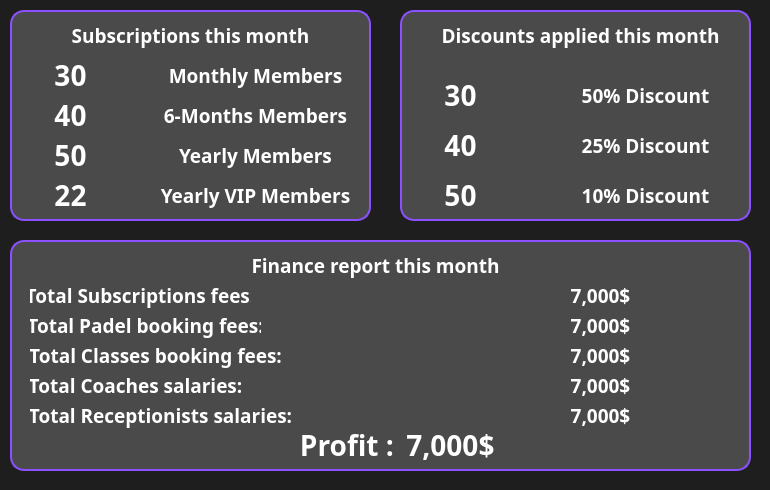
<?xml version="1.0" encoding="UTF-8"?>
<ui version="4.0">
 <class>Manager_DashboardClass</class>
 <widget class="QWidget" name="Manager_DashboardClass">
  <property name="geometry">
   <rect>
    <x>0</x>
    <y>0</y>
    <width>770</width>
    <height>490</height>
   </rect>
  </property>
  <property name="windowTitle">
   <string>Form</string>
  </property>
  <property name="styleSheet">
   <string notr="true">QWidget#Manager_DashboardClass{background-color:#1e1e1e;}</string>
  </property>
  <widget class="QWidget" name="subscriptionsWidget" native="true">
   <property name="geometry">
    <rect>
     <x>10</x>
     <y>10</y>
     <width>361</width>
     <height>211</height>
    </rect>
   </property>
   <property name="styleSheet">
    <string notr="true">QWidget#subscriptionsWidget{
	background-color: #4A4A4A;
    border: 2px solid #8B50FF ;
    border-radius: 14px;
}</string>
   </property>
   <widget class="QLabel" name="subsTitle">
    <property name="geometry">
     <rect>
      <x>0</x>
      <y>10</y>
      <width>361</width>
      <height>31</height>
     </rect>
    </property>
    <property name="font">
     <font>
      <family>Futura</family>
      <pointsize>14</pointsize>
      <bold>true</bold>
     </font>
    </property>
    <property name="styleSheet">
     <string notr="true">background-color: transparent;
color: white;
</string>
    </property>
    <property name="text">
     <string>Subscriptions this month</string>
    </property>
    <property name="alignment">
     <set>Qt::AlignmentFlag::AlignCenter</set>
    </property>
   </widget>
   <widget class="QLabel" name="MonthCounter">
    <property name="geometry">
     <rect>
      <x>-10</x>
      <y>50</y>
      <width>141</width>
      <height>31</height>
     </rect>
    </property>
    <property name="font">
     <font>
      <family>Futura</family>
      <pointsize>21</pointsize>
      <bold>true</bold>
     </font>
    </property>
    <property name="styleSheet">
     <string notr="true">background-color: transparent;
color: white;
</string>
    </property>
    <property name="text">
     <string>30</string>
    </property>
    <property name="alignment">
     <set>Qt::AlignmentFlag::AlignCenter</set>
    </property>
   </widget>
   <widget class="QLabel" name="MonthLabel">
    <property name="geometry">
     <rect>
      <x>140</x>
      <y>50</y>
      <width>211</width>
      <height>31</height>
     </rect>
    </property>
    <property name="font">
     <font>
      <family>Futura</family>
      <pointsize>14</pointsize>
      <bold>true</bold>
     </font>
    </property>
    <property name="styleSheet">
     <string notr="true">background-color: transparent;
color: white;
</string>
    </property>
    <property name="text">
     <string>Monthly Members</string>
    </property>
    <property name="alignment">
     <set>Qt::AlignmentFlag::AlignCenter</set>
    </property>
   </widget>
   <widget class="QLabel" name="sixMonthLabel">
    <property name="geometry">
     <rect>
      <x>140</x>
      <y>90</y>
      <width>211</width>
      <height>31</height>
     </rect>
    </property>
    <property name="font">
     <font>
      <family>Futura</family>
      <pointsize>14</pointsize>
      <bold>true</bold>
     </font>
    </property>
    <property name="styleSheet">
     <string notr="true">background-color: transparent;
color: white;
</string>
    </property>
    <property name="text">
     <string>6-Months Members</string>
    </property>
    <property name="alignment">
     <set>Qt::AlignmentFlag::AlignCenter</set>
    </property>
   </widget>
   <widget class="QLabel" name="YearLabel">
    <property name="geometry">
     <rect>
      <x>140</x>
      <y>130</y>
      <width>211</width>
      <height>31</height>
     </rect>
    </property>
    <property name="font">
     <font>
      <family>Futura</family>
      <pointsize>14</pointsize>
      <bold>true</bold>
     </font>
    </property>
    <property name="styleSheet">
     <string notr="true">background-color: transparent;
color: white;
</string>
    </property>
    <property name="text">
     <string>Yearly Members</string>
    </property>
    <property name="alignment">
     <set>Qt::AlignmentFlag::AlignCenter</set>
    </property>
   </widget>
   <widget class="QLabel" name="sixMonthCounter">
    <property name="geometry">
     <rect>
      <x>-10</x>
      <y>90</y>
      <width>141</width>
      <height>31</height>
     </rect>
    </property>
    <property name="font">
     <font>
      <family>Futura</family>
      <pointsize>21</pointsize>
      <bold>true</bold>
     </font>
    </property>
    <property name="styleSheet">
     <string notr="true">background-color: transparent;
color: white;
</string>
    </property>
    <property name="text">
     <string>40</string>
    </property>
    <property name="alignment">
     <set>Qt::AlignmentFlag::AlignCenter</set>
    </property>
   </widget>
   <widget class="QLabel" name="YearCounter">
    <property name="geometry">
     <rect>
      <x>-10</x>
      <y>130</y>
      <width>141</width>
      <height>31</height>
     </rect>
    </property>
    <property name="font">
     <font>
      <family>Futura</family>
      <pointsize>21</pointsize>
      <bold>true</bold>
     </font>
    </property>
    <property name="styleSheet">
     <string notr="true">background-color: transparent;
color: white;
</string>
    </property>
    <property name="text">
     <string>50</string>
    </property>
    <property name="alignment">
     <set>Qt::AlignmentFlag::AlignCenter</set>
    </property>
   </widget>
   <widget class="QLabel" name="VIPCounter">
    <property name="geometry">
     <rect>
      <x>-10</x>
      <y>170</y>
      <width>141</width>
      <height>31</height>
     </rect>
    </property>
    <property name="font">
     <font>
      <family>Futura</family>
      <pointsize>21</pointsize>
      <bold>true</bold>
     </font>
    </property>
    <property name="styleSheet">
     <string notr="true">background-color: transparent;
color: white;
</string>
    </property>
    <property name="text">
     <string>22</string>
    </property>
    <property name="alignment">
     <set>Qt::AlignmentFlag::AlignCenter</set>
    </property>
   </widget>
   <widget class="QLabel" name="VIPLabel">
    <property name="geometry">
     <rect>
      <x>140</x>
      <y>170</y>
      <width>211</width>
      <height>31</height>
     </rect>
    </property>
    <property name="font">
     <font>
      <family>Futura</family>
      <pointsize>14</pointsize>
      <bold>true</bold>
     </font>
    </property>
    <property name="styleSheet">
     <string notr="true">background-color: transparent;
color: white;
</string>
    </property>
    <property name="text">
     <string>Yearly VIP Members</string>
    </property>
    <property name="alignment">
     <set>Qt::AlignmentFlag::AlignCenter</set>
    </property>
   </widget>
  </widget>
  <widget class="QWidget" name="discountsWidget" native="true">
   <property name="geometry">
    <rect>
     <x>400</x>
     <y>10</y>
     <width>351</width>
     <height>211</height>
    </rect>
   </property>
   <property name="styleSheet">
    <string notr="true">QWidget#discountsWidget{
	background-color: #4A4A4A;
    border: 2px solid #8B50FF ;
    border-radius: 14px;
}</string>
   </property>
   <widget class="QLabel" name="discountTitle">
    <property name="geometry">
     <rect>
      <x>0</x>
      <y>10</y>
      <width>361</width>
      <height>31</height>
     </rect>
    </property>
    <property name="font">
     <font>
      <family>Futura</family>
      <pointsize>14</pointsize>
      <bold>true</bold>
     </font>
    </property>
    <property name="styleSheet">
     <string notr="true">background-color: transparent;
color: white;
</string>
    </property>
    <property name="text">
     <string>Discounts applied this month</string>
    </property>
    <property name="alignment">
     <set>Qt::AlignmentFlag::AlignCenter</set>
    </property>
   </widget>
   <widget class="QLabel" name="halfCounter">
    <property name="geometry">
     <rect>
      <x>-10</x>
      <y>70</y>
      <width>141</width>
      <height>31</height>
     </rect>
    </property>
    <property name="font">
     <font>
      <family>Futura</family>
      <pointsize>21</pointsize>
      <bold>true</bold>
     </font>
    </property>
    <property name="styleSheet">
     <string notr="true">background-color: transparent;
color: white;
</string>
    </property>
    <property name="text">
     <string>30</string>
    </property>
    <property name="alignment">
     <set>Qt::AlignmentFlag::AlignCenter</set>
    </property>
   </widget>
   <widget class="QLabel" name="halfLabel">
    <property name="geometry">
     <rect>
      <x>140</x>
      <y>70</y>
      <width>211</width>
      <height>31</height>
     </rect>
    </property>
    <property name="font">
     <font>
      <family>Futura</family>
      <pointsize>14</pointsize>
      <bold>true</bold>
     </font>
    </property>
    <property name="styleSheet">
     <string notr="true">background-color: transparent;
color: white;
</string>
    </property>
    <property name="text">
     <string>50% Discount</string>
    </property>
    <property name="alignment">
     <set>Qt::AlignmentFlag::AlignCenter</set>
    </property>
   </widget>
   <widget class="QLabel" name="quarterLabel">
    <property name="geometry">
     <rect>
      <x>140</x>
      <y>120</y>
      <width>211</width>
      <height>31</height>
     </rect>
    </property>
    <property name="font">
     <font>
      <family>Futura</family>
      <pointsize>14</pointsize>
      <bold>true</bold>
     </font>
    </property>
    <property name="styleSheet">
     <string notr="true">background-color: transparent;
color: white;
</string>
    </property>
    <property name="text">
     <string>25% Discount</string>
    </property>
    <property name="alignment">
     <set>Qt::AlignmentFlag::AlignCenter</set>
    </property>
   </widget>
   <widget class="QLabel" name="tenthLabel">
    <property name="geometry">
     <rect>
      <x>140</x>
      <y>170</y>
      <width>211</width>
      <height>31</height>
     </rect>
    </property>
    <property name="font">
     <font>
      <family>Futura</family>
      <pointsize>14</pointsize>
      <bold>true</bold>
     </font>
    </property>
    <property name="styleSheet">
     <string notr="true">background-color: transparent;
color: white;
</string>
    </property>
    <property name="text">
     <string>10% Discount</string>
    </property>
    <property name="alignment">
     <set>Qt::AlignmentFlag::AlignCenter</set>
    </property>
   </widget>
   <widget class="QLabel" name="quarterCounter">
    <property name="geometry">
     <rect>
      <x>-10</x>
      <y>120</y>
      <width>141</width>
      <height>31</height>
     </rect>
    </property>
    <property name="font">
     <font>
      <family>Futura</family>
      <pointsize>21</pointsize>
      <bold>true</bold>
     </font>
    </property>
    <property name="styleSheet">
     <string notr="true">background-color: transparent;
color: white;
</string>
    </property>
    <property name="text">
     <string>40</string>
    </property>
    <property name="alignment">
     <set>Qt::AlignmentFlag::AlignCenter</set>
    </property>
   </widget>
   <widget class="QLabel" name="tenthCounter">
    <property name="geometry">
     <rect>
      <x>-10</x>
      <y>170</y>
      <width>141</width>
      <height>31</height>
     </rect>
    </property>
    <property name="font">
     <font>
      <family>Futura</family>
      <pointsize>21</pointsize>
      <bold>true</bold>
     </font>
    </property>
    <property name="styleSheet">
     <string notr="true">background-color: transparent;
color: white;
</string>
    </property>
    <property name="text">
     <string>50</string>
    </property>
    <property name="alignment">
     <set>Qt::AlignmentFlag::AlignCenter</set>
    </property>
   </widget>
  </widget>
  <widget class="QWidget" name="reportWidget" native="true">
   <property name="geometry">
    <rect>
     <x>10</x>
     <y>240</y>
     <width>741</width>
     <height>231</height>
    </rect>
   </property>
   <property name="styleSheet">
    <string notr="true">QWidget#reportWidget{
	background-color: #4A4A4A;
    border: 2px solid #8B50FF ;
    border-radius: 14px;
}</string>
   </property>
   <widget class="QLabel" name="reportTitle">
    <property name="geometry">
     <rect>
      <x>0</x>
      <y>10</y>
      <width>731</width>
      <height>31</height>
     </rect>
    </property>
    <property name="font">
     <font>
      <family>Futura</family>
      <pointsize>14</pointsize>
      <bold>true</bold>
     </font>
    </property>
    <property name="styleSheet">
     <string notr="true">background-color: transparent;
color: white;
</string>
    </property>
    <property name="text">
     <string>Finance report this month</string>
    </property>
    <property name="alignment">
     <set>Qt::AlignmentFlag::AlignCenter</set>
    </property>
   </widget>
   <widget class="QLabel" name="subFeesLabel">
    <property name="geometry">
     <rect>
      <x>20</x>
      <y>40</y>
      <width>221</width>
      <height>31</height>
     </rect>
    </property>
    <property name="font">
     <font>
      <family>Futura</family>
      <pointsize>14</pointsize>
      <bold>true</bold>
     </font>
    </property>
    <property name="styleSheet">
     <string notr="true">background-color: transparent;
color: white;
</string>
    </property>
    <property name="text">
     <string>Total Subscriptions fees:</string>
    </property>
    <property name="alignment">
     <set>Qt::AlignmentFlag::AlignCenter</set>
    </property>
   </widget>
   <widget class="QLabel" name="padelFeesLabel">
    <property name="geometry">
     <rect>
      <x>20</x>
      <y>70</y>
      <width>231</width>
      <height>31</height>
     </rect>
    </property>
    <property name="font">
     <font>
      <family>Futura</family>
      <pointsize>14</pointsize>
      <bold>true</bold>
     </font>
    </property>
    <property name="styleSheet">
     <string notr="true">background-color: transparent;
color: white;
</string>
    </property>
    <property name="text">
     <string>Total Padel booking fees:</string>
    </property>
    <property name="alignment">
     <set>Qt::AlignmentFlag::AlignCenter</set>
    </property>
   </widget>
   <widget class="QLabel" name="classesFeesLabel">
    <property name="geometry">
     <rect>
      <x>20</x>
      <y>100</y>
      <width>251</width>
      <height>31</height>
     </rect>
    </property>
    <property name="font">
     <font>
      <family>Futura</family>
      <pointsize>14</pointsize>
      <bold>true</bold>
     </font>
    </property>
    <property name="styleSheet">
     <string notr="true">background-color: transparent;
color: white;
</string>
    </property>
    <property name="text">
     <string>Total Classes booking fees:</string>
    </property>
    <property name="alignment">
     <set>Qt::AlignmentFlag::AlignCenter</set>
    </property>
   </widget>
   <widget class="QLabel" name="coachSalLabel">
    <property name="geometry">
     <rect>
      <x>20</x>
      <y>130</y>
      <width>211</width>
      <height>31</height>
     </rect>
    </property>
    <property name="font">
     <font>
      <family>Futura</family>
      <pointsize>14</pointsize>
      <bold>true</bold>
     </font>
    </property>
    <property name="styleSheet">
     <string notr="true">background-color: transparent;
color: white;
</string>
    </property>
    <property name="text">
     <string>Total Coaches salaries:</string>
    </property>
    <property name="alignment">
     <set>Qt::AlignmentFlag::AlignCenter</set>
    </property>
   </widget>
   <widget class="QLabel" name="recepSalLabel">
    <property name="geometry">
     <rect>
      <x>20</x>
      <y>160</y>
      <width>261</width>
      <height>31</height>
     </rect>
    </property>
    <property name="font">
     <font>
      <family>Futura</family>
      <pointsize>14</pointsize>
      <bold>true</bold>
     </font>
    </property>
    <property name="styleSheet">
     <string notr="true">background-color: transparent;
color: white;
</string>
    </property>
    <property name="text">
     <string>Total Receptionists salaries:</string>
    </property>
    <property name="alignment">
     <set>Qt::AlignmentFlag::AlignCenter</set>
    </property>
   </widget>
   <widget class="QLabel" name="ProfitLabel">
    <property name="geometry">
     <rect>
      <x>210</x>
      <y>190</y>
      <width>261</width>
      <height>31</height>
     </rect>
    </property>
    <property name="font">
     <font>
      <family>Futura</family>
      <pointsize>21</pointsize>
      <bold>true</bold>
     </font>
    </property>
    <property name="styleSheet">
     <string notr="true">background-color: transparent;
color: white;
</string>
    </property>
    <property name="text">
     <string>Profit : </string>
    </property>
    <property name="alignment">
     <set>Qt::AlignmentFlag::AlignCenter</set>
    </property>
   </widget>
   <widget class="QLabel" name="subFeesCount">
    <property name="geometry">
     <rect>
      <x>480</x>
      <y>40</y>
      <width>221</width>
      <height>31</height>
     </rect>
    </property>
    <property name="font">
     <font>
      <family>Futura</family>
      <pointsize>14</pointsize>
      <bold>true</bold>
     </font>
    </property>
    <property name="styleSheet">
     <string notr="true">background-color: transparent;
color: white;
</string>
    </property>
    <property name="text">
     <string>7,000$</string>
    </property>
    <property name="alignment">
     <set>Qt::AlignmentFlag::AlignCenter</set>
    </property>
   </widget>
   <widget class="QLabel" name="padelFeesCount">
    <property name="geometry">
     <rect>
      <x>480</x>
      <y>70</y>
      <width>221</width>
      <height>31</height>
     </rect>
    </property>
    <property name="font">
     <font>
      <family>Futura</family>
      <pointsize>14</pointsize>
      <bold>true</bold>
     </font>
    </property>
    <property name="styleSheet">
     <string notr="true">background-color: transparent;
color: white;
</string>
    </property>
    <property name="text">
     <string>7,000$</string>
    </property>
    <property name="alignment">
     <set>Qt::AlignmentFlag::AlignCenter</set>
    </property>
   </widget>
   <widget class="QLabel" name="classesFeesCount">
    <property name="geometry">
     <rect>
      <x>480</x>
      <y>100</y>
      <width>221</width>
      <height>31</height>
     </rect>
    </property>
    <property name="font">
     <font>
      <family>Futura</family>
      <pointsize>14</pointsize>
      <bold>true</bold>
     </font>
    </property>
    <property name="styleSheet">
     <string notr="true">background-color: transparent;
color: white;
</string>
    </property>
    <property name="text">
     <string>7,000$</string>
    </property>
    <property name="alignment">
     <set>Qt::AlignmentFlag::AlignCenter</set>
    </property>
   </widget>
   <widget class="QLabel" name="coachSalCount">
    <property name="geometry">
     <rect>
      <x>480</x>
      <y>130</y>
      <width>221</width>
      <height>31</height>
     </rect>
    </property>
    <property name="font">
     <font>
      <family>Futura</family>
      <pointsize>14</pointsize>
      <bold>true</bold>
     </font>
    </property>
    <property name="styleSheet">
     <string notr="true">background-color: transparent;
color: white;
</string>
    </property>
    <property name="text">
     <string>7,000$</string>
    </property>
    <property name="alignment">
     <set>Qt::AlignmentFlag::AlignCenter</set>
    </property>
   </widget>
   <widget class="QLabel" name="recepSalCount">
    <property name="geometry">
     <rect>
      <x>480</x>
      <y>160</y>
      <width>221</width>
      <height>31</height>
     </rect>
    </property>
    <property name="font">
     <font>
      <family>Futura</family>
      <pointsize>14</pointsize>
      <bold>true</bold>
     </font>
    </property>
    <property name="styleSheet">
     <string notr="true">background-color: transparent;
color: white;
</string>
    </property>
    <property name="text">
     <string>7,000$</string>
    </property>
    <property name="alignment">
     <set>Qt::AlignmentFlag::AlignCenter</set>
    </property>
   </widget>
   <widget class="QLabel" name="ProfitCount">
    <property name="geometry">
     <rect>
      <x>370</x>
      <y>180</y>
      <width>141</width>
      <height>51</height>
     </rect>
    </property>
    <property name="font">
     <font>
      <family>Futura</family>
      <pointsize>21</pointsize>
      <bold>true</bold>
     </font>
    </property>
    <property name="styleSheet">
     <string notr="true">background-color: transparent;
color: white;
</string>
    </property>
    <property name="text">
     <string>7,000$</string>
    </property>
    <property name="alignment">
     <set>Qt::AlignmentFlag::AlignCenter</set>
    </property>
   </widget>
  </widget>
 </widget>
 <resources/>
 <connections/>
</ui>
